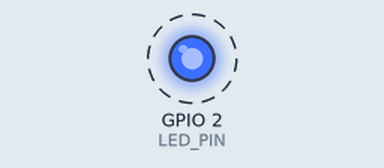
A sketch run on a simulated ESP32. Shown: output pins drawn as LEDs (lit = HIGH). Dashed ring = blinking. A WiFi scan finds three made-up networks; what the sketch prints to the serial monitor is not drawn.

Above: at 3.6 s.
Timing chart, 0 to 7.8 s (numbered marks = the images above):
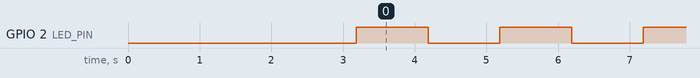

Measured:
- by itself, GPIO 2 (LED_PIN): alternates HIGH for 1.0 s and LOW for 1.0 s

The sketch:

hello-esp32.ino
```cpp
// (licence header left out)
#include <Arduino.h>
#include <WiFi.h>
#include <esp_system.h>
#include <esp_chip_info.h>
#include <esp_flash.h>
#include <esp_mac.h>

// Onboard LED pin definition (GPIO 2 on classic ESP32, GPIO 8 on C3/C6, GPIO 48 on S3)
#if defined(CONFIG_IDF_TARGET_ESP32S3)
    #define LED_PIN 48
#elif defined(CONFIG_IDF_TARGET_ESP32C3) || defined(CONFIG_IDF_TARGET_ESP32C6)
    #define LED_PIN 8
#else
    #define LED_PIN 2
#endif

// Helper to convert RSSI to visual bars
const char* rssiToBars(int rssi) {
    if (rssi >= -55) return "[||||]";
    if (rssi >= -65) return "[|||.]";
    if (rssi >= -75) return "[||..]";
    if (rssi >= -85) return "[|...]";
    return "[....]";
}

void printSystemDiagnostics() {
    esp_chip_info_t chip_info;
    esp_chip_info(&chip_info);

    uint8_t mac[6];
    esp_read_mac(mac, ESP_MAC_WIFI_STA);

    uint32_t flash_size = 0;
    esp_flash_get_size(NULL, &flash_size);

    Serial.println("\n==================================================");
    Serial.println("  ⚡ ESP32 Community — Project 01: Hello ESP32");
    Serial.println("  https://github.com/tushar2704/ESP32-Community");
    Serial.println("==================================================");
    Serial.println("🔍 Hardware Diagnostics:");
    Serial.printf("  - Chip Model:       %s (Rev %d)\n", ESP.getChipModel(), chip_info.revision);
    Serial.printf("  - CPU Cores:        %d core(s) @ %d MHz\n", chip_info.cores, getCpuFrequencyMhz());
    Serial.printf("  - Flash Memory:     %u MB\n", flash_size / (1024 * 1024));
    Serial.printf("  - PSRAM:            %s\n", psramFound() ? "Detected & Active ✅" : "Not Present ❌");
    if (psramFound()) {
        Serial.printf("  - PSRAM Capacity:   %u MB (%u bytes free)\n",
                      ESP.getPsramSize() / (1024 * 1024), ESP.getFreePsram());
    }
    Serial.printf("  - Free SRAM Heap:   %u bytes\n", ESP.getFreeHeap());
    Serial.printf("  - MAC Address:      %02X:%02X:%02X:%02X:%02X:%02X\n",
                  mac[0], mac[1], mac[2], mac[3], mac[4], mac[5]);
    Serial.println("--------------------------------------------------");
}

void scanWiFiNetworks() {
    Serial.println("📡 Scanning 2.4 GHz Wi-Fi Spectrum...");
    WiFi.mode(WIFI_STA);
    WiFi.disconnect();
    delay(100);

    int num_networks = WiFi.scanNetworks();
    if (num_networks == 0) {
        Serial.println("  No networks discovered.");
    } else {
        Serial.printf("  Discovered %d network(s):\n", num_networks);
        for (int i = 0; i < num_networks; ++i) {
            Serial.printf("  [%2d] %-24s | RSSI: %3d dBm %-5s | Ch: %2d | %s\n",
                          i + 1,
                          WiFi.SSID(i).substring(0, 24).c_str(),
                          WiFi.RSSI(i),
                          rssiToBars(WiFi.RSSI(i)),
                          WiFi.channel(i),
                          (WiFi.encryptionType(i) == WIFI_AUTH_OPEN) ? "Open 🔓" : "Secured 🔒");
            delay(10);
        }
    }
    Serial.println("--------------------------------------------------");
}

void setup() {
    pinMode(LED_PIN, OUTPUT);
    digitalWrite(LED_PIN, LOW);

    Serial.begin(115200);
    delay(1000);

    printSystemDiagnostics();
    scanWiFiNetworks();

    Serial.printf("💡 Diagnostic heartbeat running on GPIO %d (Toggling every 1s)...\n\n", LED_PIN);
}

void loop() {
    static bool led_state = false;
    led_state = !led_state;
    digitalWrite(LED_PIN, led_state ? HIGH : LOW);

    uint32_t uptime_sec = millis() / 1000;
    Serial.printf("[⏱️ Uptime: %02uh %02um %02us] Heartbeat tick | Free Heap: %u bytes\n",
                  uptime_sec / 3600, (uptime_sec % 3600) / 60, uptime_sec % 60, ESP.getFreeHeap());

    delay(1000);
}
```
